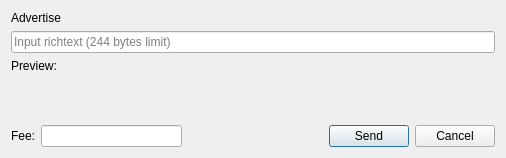
<?xml version="1.0" encoding="UTF-8"?>
<ui version="4.0">
 <class>AdvertiseDialog</class>
 <widget class="QDialog" name="AdvertiseDialog">
  <property name="geometry">
   <rect>
    <x>0</x>
    <y>0</y>
    <width>506</width>
    <height>158</height>
   </rect>
  </property>
  <property name="windowTitle">
   <string>Send Advertisement</string>
  </property>
  <layout class="QVBoxLayout" name="verticalLayout">
   <item>
    <widget class="QLabel" name="label">
     <property name="text">
      <string>Advertise</string>
     </property>
    </widget>
   </item>
   <item>
    <widget class="QValidatedLineEdit" name="lineEdit">
     <property name="text">
      <string/>
     </property>
     <property name="placeholderText">
      <string>Input richtext (244 bytes limit)</string>
     </property>
    </widget>
   </item>
   <item>
    <widget class="QLabel" name="label_2">
     <property name="text">
      <string>Preview:</string>
     </property>
    </widget>
   </item>
   <item>
    <widget class="QLabel" name="labelPreview">
     <property name="sizePolicy">
      <sizepolicy hsizetype="Preferred" vsizetype="Fixed">
       <horstretch>0</horstretch>
       <verstretch>0</verstretch>
      </sizepolicy>
     </property>
     <property name="maximumSize">
      <size>
       <width>16777215</width>
       <height>36</height>
      </size>
     </property>
     <property name="text">
      <string/>
     </property>
     <property name="margin">
      <number>4</number>
     </property>
    </widget>
   </item>
   <item>
    <spacer name="verticalSpacer">
     <property name="orientation">
      <enum>Qt::Vertical</enum>
     </property>
     <property name="sizeHint" stdset="0">
      <size>
       <width>20</width>
       <height>40</height>
      </size>
     </property>
    </spacer>
   </item>
   <item>
    <layout class="QHBoxLayout" name="horizontalLayout">
     <item>
      <widget class="QLabel" name="label_3">
       <property name="text">
        <string>Fee:</string>
       </property>
      </widget>
     </item>
     <item>
      <widget class="BitcoinAmountField" name="lineEditFee"/>
     </item>
     <item>
      <spacer name="horizontalSpacer">
       <property name="orientation">
        <enum>Qt::Horizontal</enum>
       </property>
       <property name="sizeHint" stdset="0">
        <size>
         <width>40</width>
         <height>20</height>
        </size>
       </property>
      </spacer>
     </item>
     <item>
      <widget class="QPushButton" name="btnSend">
       <property name="text">
        <string>Send</string>
       </property>
      </widget>
     </item>
     <item>
      <widget class="QPushButton" name="btnCancel">
       <property name="text">
        <string>Cancel</string>
       </property>
      </widget>
     </item>
    </layout>
   </item>
  </layout>
 </widget>
 <customwidgets>
  <customwidget>
   <class>BitcoinAmountField</class>
   <extends>QLineEdit</extends>
   <header>bitcoinamountfield.h</header>
   <container>1</container>
  </customwidget>
  <customwidget>
   <class>QValidatedLineEdit</class>
   <extends>QLineEdit</extends>
   <header>qvalidatedlineedit.h</header>
  </customwidget>
 </customwidgets>
 <resources/>
 <connections/>
</ui>
